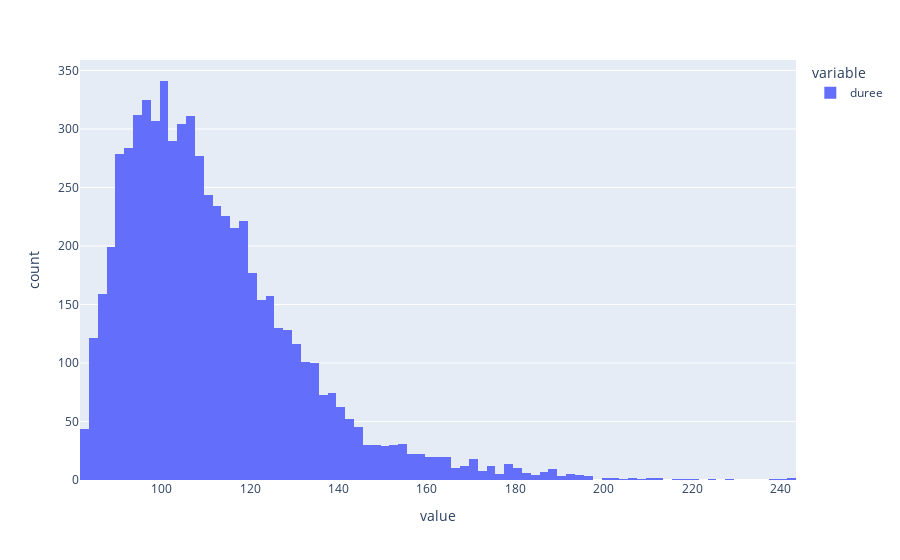

Here is the notebook cell this chart was saved with:
### Markdown cell above
# duree

### Code cell
dfduree = dfnumVotes.sort_values(by=['duree'])
dfduree = dfduree[dfduree['duree'] < duree[1]]
dfduree = dfduree[dfduree['duree'] > duree[0]]



print(len(dfduree))

px.histogram(dfduree["duree"])

### Figure 1 — Plotly figure (JSON) as saved in the notebook; plotly's stock layout.template omitted (floating-point values rounded to 4 significant figures; data arrays with more than 128 entries replaced by an {"elided": "..."} marker saying what was removed)
{"data": [{"alignmentgroup": "True", "bingroup": "x", "hovertemplate": "variable=duree<br>value=%{x}<br>count=%{y}<extra></extra>", "legendgroup": "duree", "marker": {"color": "#636efa", "pattern": {"shape": ""}}, "name": "duree", "offsetgroup": "duree", "orientation": "v", "showlegend": true, "type": "histogram", "x": {"elided": "6467 int values"}, "xaxis": "x", "yaxis": "y"}], "layout": {"barmode": "relative", "legend": {"title": {"text": "variable"}, "tracegroupgap": 0}, "margin": {"t": 60}, "xaxis": {"anchor": "y", "domain": [0, 1], "title": {"text": "value"}}, "yaxis": {"anchor": "x", "domain": [0, 1], "title": {"text": "count"}}}}
